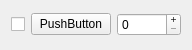
<?xml version="1.0" encoding="UTF-8"?>
<ui version="4.0">
 <class>WLEditIOWidget</class>
 <widget class="QWidget" name="WLEditIOWidget">
  <property name="geometry">
   <rect>
    <x>0</x>
    <y>0</y>
    <width>192</width>
    <height>50</height>
   </rect>
  </property>
  <property name="windowTitle">
   <string>Form</string>
  </property>
  <property name="windowOpacity">
   <double>1.000000000000000</double>
  </property>
  <layout class="QGridLayout" name="gridLayout">
   <item row="0" column="2">
    <widget class="QSpinBox" name="spinBox">
     <property name="buttonSymbols">
      <enum>QAbstractSpinBox::PlusMinus</enum>
     </property>
    </widget>
   </item>
   <item row="0" column="0">
    <widget class="QCheckBox" name="checkBox">
     <property name="sizePolicy">
      <sizepolicy hsizetype="Maximum" vsizetype="Fixed">
       <horstretch>0</horstretch>
       <verstretch>0</verstretch>
      </sizepolicy>
     </property>
     <property name="text">
      <string/>
     </property>
    </widget>
   </item>
   <item row="0" column="1">
    <widget class="QPushButton" name="label">
     <property name="text">
      <string>PushButton</string>
     </property>
    </widget>
   </item>
  </layout>
 </widget>
 <resources/>
 <connections/>
</ui>
